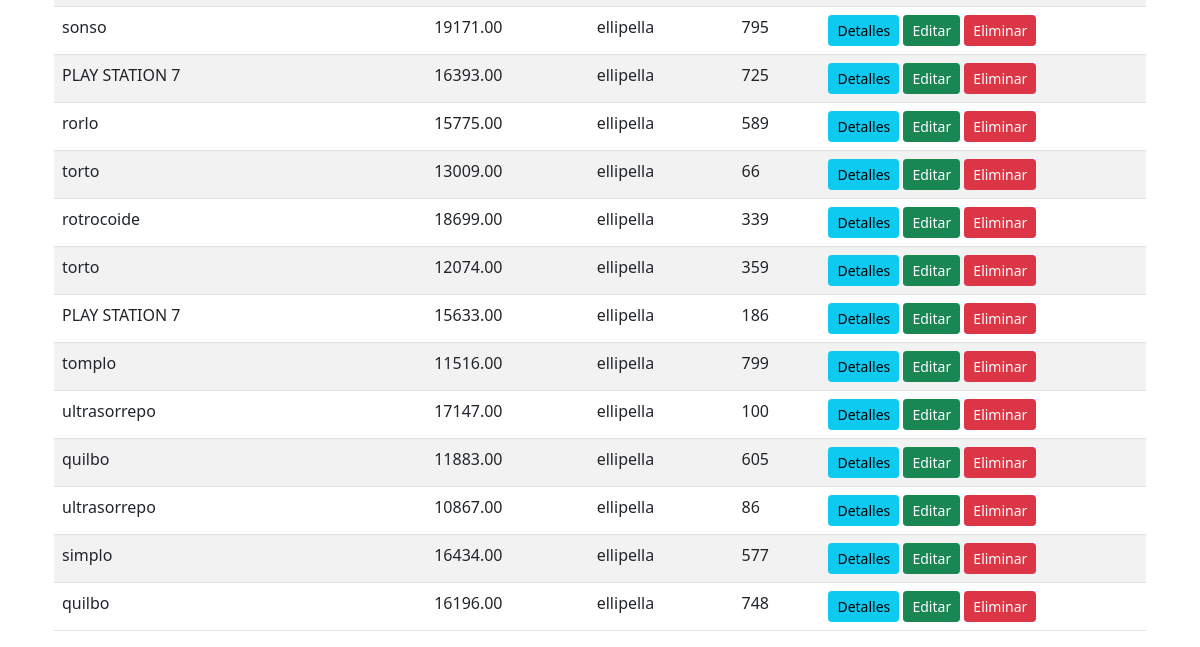
Before: /products/ (lower part) with the older database file.
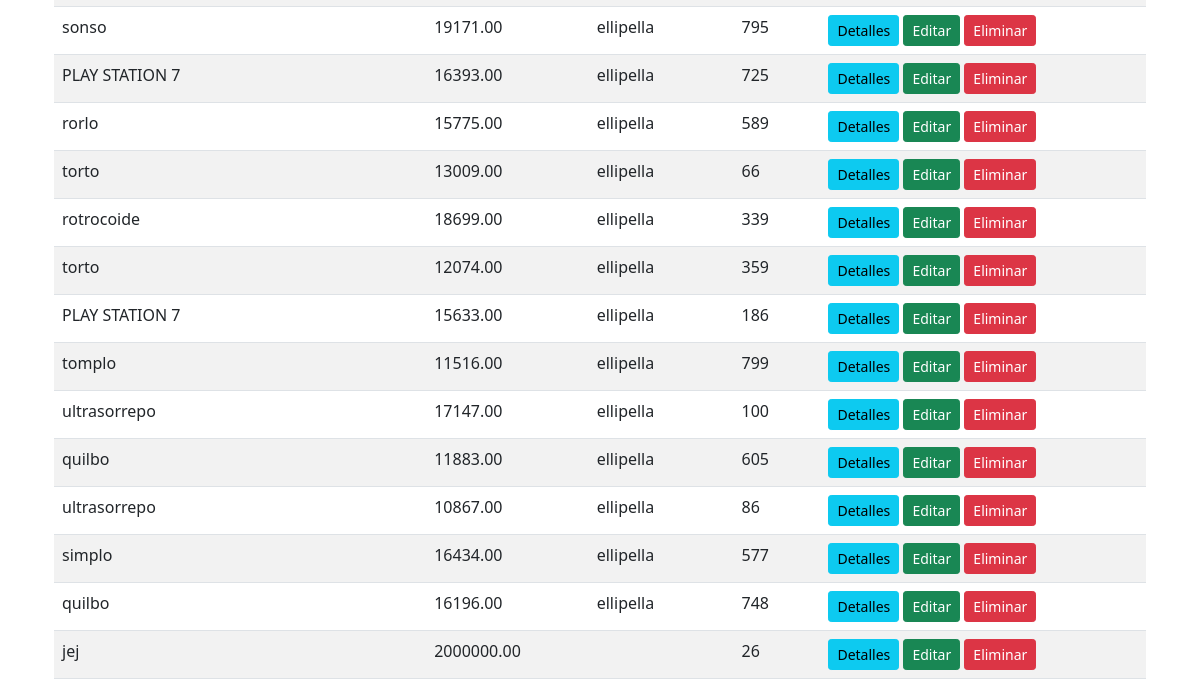
After: the same page with the newer database file.
### products/models.py (models this page shows, shortened)
class Product(models.Model):
    name = models.CharField(max_length=100)
    desc = models.TextField(null=True, blank=True)
    price = models.DecimalField(max_digits=10, decimal_places=2)
    stock = models.IntegerField(default=777, null=True)
    category = models.ForeignKey(
        Category, on_delete=models.SET_NULL, null=True, blank=True
    )

class Category(models.Model):
    name = models.CharField(max_length=150)

### products/views.py (the view)
def product_list(request):
    products = repo.get_all()
    return render(
        request,
        'products/list.html',
        dict(
            products = products
        )
    )

### products/repositories/product.py (called while the page is built)
    def get_all(self) -> List[Product]:
        return Product.objects.all()

### products/templates/products/list.html (shortened to what this page needs)
{% extends "products/base.html" %}
{% block content %}
<div class="container mt-3">
    <table class="table table-striped">
        <tbody>
            {% for product in products %}
            <tr>
                <td>{{ product.name }}</td>
                <td>{{ product.description }}</td>
                <td>{{ product.price }}</td>
                <td>{{ product.category.name }}</td>
                <td>{{ product.stock }}</td>
                <td>
                    <a href="{% url 'product_detail' product.id %}" class="btn btn-info btn-sm">Detalles</a>
                    <a href="{% url 'product_update' product.id %}" class="btn btn-success btn-sm">Editar</a>
                    <a href="{% url 'product_delete' product.id %}" class="btn btn-danger btn-sm">Eliminar</a>
                </td>
            </tr>
            {% endfor %}
        </tbody>
    </table>
</div>
{% endblock %}

Changed rows visible on the page:
added Product: name "jej", price "2000000.00", stock "26"
